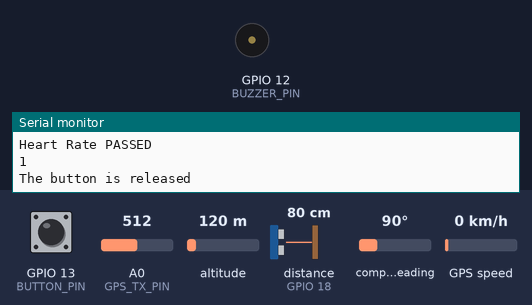
This sketch was run on a simulated ESP8266 (NodeMCU). Shown: buzzer (waves = sounding), the last lines printed to the serial monitor. Wiring (inferred from the names in the program): ultrasonic range finder: trigger GPIO 5; echo GPIO 18. Inputs (shaded band) come from the test bench; at power-on: distance to the obstacle (sensor on GPIO 18) 80 cm, GPIO 13 (BUTTON_PIN) HIGH, A0 (GPS_TX_PIN) = 512, altitude 120 m, compass heading 90°, GPS speed 0 km/h. The echo pulse lasts 58.3 µs per cm; WiFi joins after 1.5 s; servers stay silent unless stated; the GPS gets a fix after 3 s at 37.7749, -122.4194 with 8 satellites.

Above: at 2.7 s.
2.8 s: distance to the obstacle (sensor on GPIO 18) set to 52 cm
4.8 s: distance to the obstacle (sensor on GPIO 18) set to 46 cm
At 5.3 s:
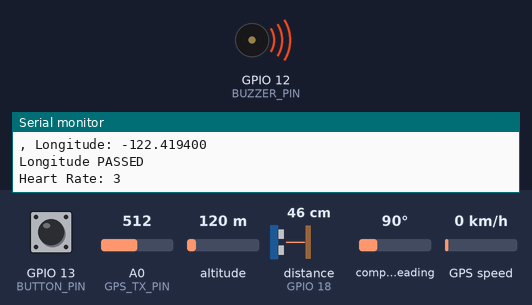
13.3 s: distance to the obstacle (sensor on GPIO 18) set to 250 cm
At 14.8 s:
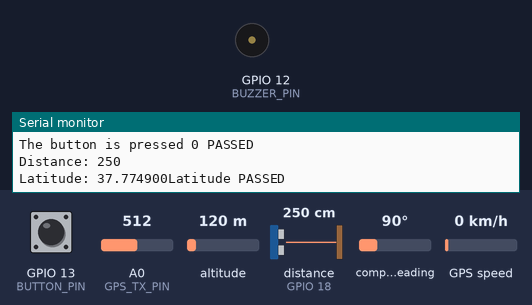
Timing chart, 0 to 16.3 s (numbered marks = the images above; inputs shaded):
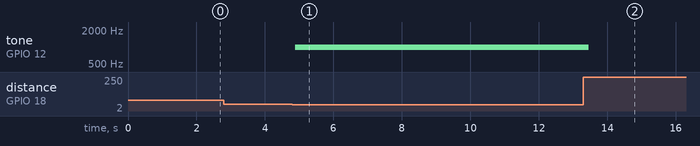

The sketch:

blindStick_uit.ino
```cpp
#include <TinyGPS++.h>
#include <HardwareSerial.h>

#if defined(ESP32)
  #include <WiFi.h>
#elif defined(ESP8266)
  #include <ESP8266WiFi.h>
#endif
#include <Firebase_ESP_Client.h>

//Provide the token generation process info.
#include "addons/TokenHelper.h"
//Provide the RTDB payload printing info and other helper functions.
#include "addons/RTDBHelper.h"

// Insert your network credentials
//  #define WIFI_SSID "iPhone"
//  #define WIFI_PASSWORD "ayswarya"
#define WIFI_SSID "Galaxy F62"
#define WIFI_PASSWORD "vbii6922"
// #define WIFI_SSID "Galaxy A14 0C7B"
// #define WIFI_PASSWORD "cnt4zfz2j3rnndn"

// Insert Firebase project API Key
#define API_KEY "AIzaSyDYMdZ-nPFZBJjhP6r-jq_vIWAvwpdcye0"

// Insert RTDB URLefine the RTDB URL */
#define DATABASE_URL "https://blindstickuit-default-rtdb.firebaseio.com/"

//Define Firebase Data object
FirebaseData fbdo;

FirebaseAuth auth;
FirebaseConfig config;

// Define the serial interface with which the GPS module is connected
#define GPS_SERIAL Serial2 // Change this to the serial port you are using

// Define the pins connected to the GPS module
#define GPS_RX_PIN 16
#define GPS_TX_PIN 17
#define SENSOR_PIN 32  // Example: Analog pin connected to the heart rate sensor
#define TRIG_PIN 5
#define ECHO_PIN 18
#define BUZZER_PIN 12 // Changed to D12
#define BUTTON_PIN 13  // GIOP21 pin connected to button


// Create a TinyGPS++ object
TinyGPSPlus gps;
bool signupOK = false;
int lastState = LOW;  // the previous state from the input pin
int currentState;     // the current reading from the input pin
void setup() {
  // Start serial communication
  Serial.begin(115200);
  GPS_SERIAL.begin(9600, SERIAL_8N1, GPS_RX_PIN, GPS_TX_PIN);
    pinMode(TRIG_PIN, OUTPUT);
  pinMode(ECHO_PIN, INPUT);
  pinMode(BUZZER_PIN, OUTPUT);
  pinMode(BUTTON_PIN, INPUT);
   WiFi.begin(WIFI_SSID, WIFI_PASSWORD);
  Serial.print("Connecting to Wi-Fi");
  while (WiFi.status() != WL_CONNECTED) {
    Serial.print(".");
    delay(300);
  }
  Serial.println();
  Serial.print("Connected with IP: ");
  Serial.println(WiFi.localIP());
  Serial.println();

  /* Assign the api key (required) */
  config.api_key = API_KEY;

  /* Assign the RTDB URL (required) */
  config.database_url = DATABASE_URL;

  /* Sign up */
  if (Firebase.signUp(&config, &auth, "", "")) {
    Serial.println("ok");
    signupOK = true;
  }
  else {
    Serial.printf("%s\n", config.signer.signupError.message.c_str());
  }

  /* Assign the callback function for the long running token generation task */
  config.token_status_callback = tokenStatusCallback; //see addons/TokenHelper.h

  Firebase.begin(&config, &auth);
  Firebase.reconnectWiFi(true);
}

void loop() {
  objectDetection();

if (Firebase.ready() && signupOK ) {

  HeartRateCal();
  DangerButton();

  // Keep reading data from the GPS module
  while (GPS_SERIAL.available() > 0) {
    // Read one byte from the GPS module
    if (gps.encode(GPS_SERIAL.read())) {
      // If a valid GPS data is received, print it
      if (gps.location.isValid()) {
        Serial.print("Latitude: ");
        Serial.print(gps.location.lat(), 6);
        if (Firebase.RTDB.setString(&fbdo, "/lat:",gps.location.lat())){
          Serial.println("Latitude PASSED");
        }
        Serial.print(", Longitude: ");
        Serial.println(gps.location.lng(), 6);
         if (Firebase.RTDB.setString(&fbdo, "/long:",gps.location.lng())){
          Serial.println("Longitude PASSED");
        }
        HeartRateCal();
        DangerButton();
        objectDetection();
      } else {
        Serial.println("Waiting for GPS fix...");
      }
    }
  }

}
}
void objectDetection(){
long duration, distance;
  digitalWrite(TRIG_PIN, LOW);
  delayMicroseconds(2);
  digitalWrite(TRIG_PIN, HIGH);
  delayMicroseconds(10);
  digitalWrite(TRIG_PIN, LOW);
  duration = pulseIn(ECHO_PIN, HIGH);
  distance = (duration / 2) / 29.1; // Convert duration to distance in cm

  Serial.print("Distance: ");
  Serial.println(distance);
  if (distance < 50) { // If an object is within 50cm
    tone(BUZZER_PIN, 1000); // Turn on the buzzer
  } else {
    noTone(BUZZER_PIN); // Turn off the buzzer
  }
}
void DangerButton(){
// read the state of the switch/button:

Serial.println(digitalRead(BUTTON_PIN));
  if (digitalRead(BUTTON_PIN) == LOW){
    Serial.println("The button is pressed");
    Firebase.RTDB.setString(&fbdo, "/Alert",1);
     //if (Firebase.RTDB.setString(&fbdo, "/Alert",1)){
          Serial.println("The button is pressed 1 PASSED");
      //  }
  }
  else if (digitalRead(BUTTON_PIN) == HIGH){
    Serial.println("The button is released");
    Firebase.RTDB.setString(&fbdo, "/Alert",0);
  //  if (Firebase.RTDB.setString(&fbdo, "/Alert",0)){
          Serial.println("The button is pressed 0 PASSED");
    //    }
  }

}
void HeartRateCal(){
int sensorValue = analogRead(SENSOR_PIN);

  // Convert sensor value to beats per minute (BPM) using your sensor's calibration
  int heartRate = map(sensorValue, 0, 4095, 50, 150); // Example calibration

  Serial.print("Heart Rate: ");
  Serial.println(heartRate-60);
  if (Firebase.RTDB.setString(&fbdo, "/hrate:",heartRate-60)){
          Serial.println("Heart Rate PASSED");
        }

}
```

Measured:
- the behaviour switches between 50 and 49 cm on distance to the obstacle (sensor on GPIO 18) (found by bisection; images 0 and 1)
- after the input at 4.8 s, tone on GPIO 12 (BUZZER_PIN): silent → 1000 Hz after 0.08 s
- after the input at 13.3 s, tone on GPIO 12 (BUZZER_PIN): 1000 Hz → silent after 0.16 s
